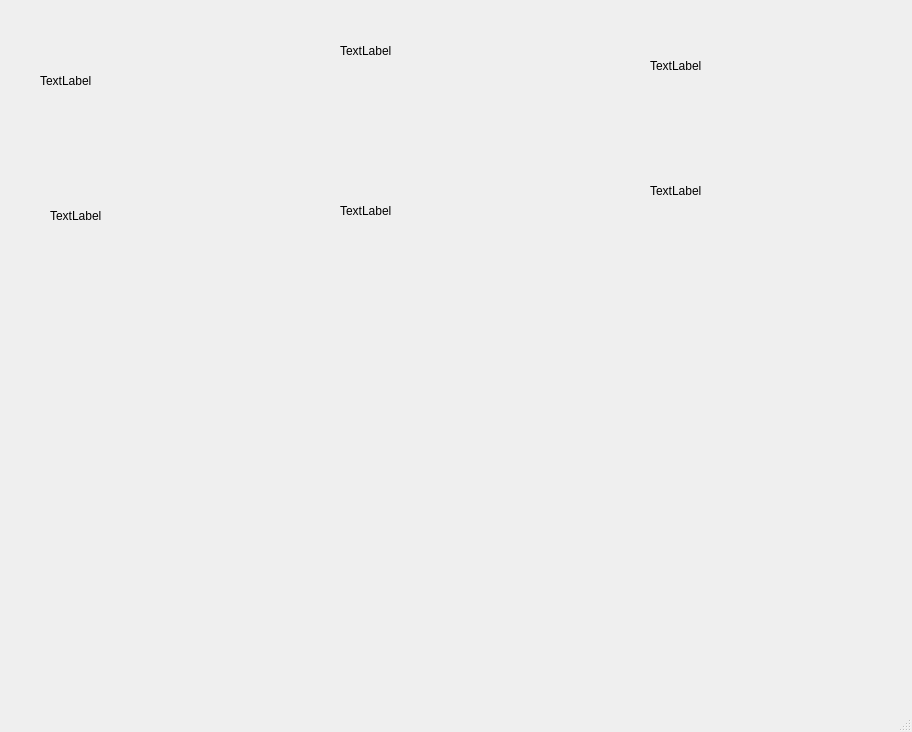
<?xml version="1.0" encoding="UTF-8"?>
<ui version="4.0">
 <class>Clothing</class>
 <widget class="QMainWindow" name="Clothing">
  <property name="geometry">
   <rect>
    <x>0</x>
    <y>0</y>
    <width>912</width>
    <height>732</height>
   </rect>
  </property>
  <property name="windowTitle">
   <string>MainWindow</string>
  </property>
  <widget class="QWidget" name="centralwidget">
   <widget class="QLabel" name="label1Image">
    <property name="geometry">
     <rect>
      <x>40</x>
      <y>30</y>
      <width>181</width>
      <height>101</height>
     </rect>
    </property>
    <property name="text">
     <string>TextLabel</string>
    </property>
   </widget>
   <widget class="QLabel" name="label1Specs">
    <property name="geometry">
     <rect>
      <x>50</x>
      <y>170</y>
      <width>151</width>
      <height>91</height>
     </rect>
    </property>
    <property name="text">
     <string>TextLabel</string>
    </property>
   </widget>
   <widget class="QLabel" name="label2Image">
    <property name="geometry">
     <rect>
      <x>340</x>
      <y>5</y>
      <width>171</width>
      <height>91</height>
     </rect>
    </property>
    <property name="text">
     <string>TextLabel</string>
    </property>
   </widget>
   <widget class="QLabel" name="label2Specs">
    <property name="geometry">
     <rect>
      <x>340</x>
      <y>150</y>
      <width>151</width>
      <height>121</height>
     </rect>
    </property>
    <property name="text">
     <string>TextLabel</string>
    </property>
   </widget>
   <widget class="QLabel" name="label3Image">
    <property name="geometry">
     <rect>
      <x>650</x>
      <y>10</y>
      <width>181</width>
      <height>111</height>
     </rect>
    </property>
    <property name="text">
     <string>TextLabel</string>
    </property>
   </widget>
   <widget class="QLabel" name="label3Specs">
    <property name="geometry">
     <rect>
      <x>650</x>
      <y>140</y>
      <width>171</width>
      <height>101</height>
     </rect>
    </property>
    <property name="text">
     <string>TextLabel</string>
    </property>
   </widget>
  </widget>
  <widget class="QMenuBar" name="menubar">
   <property name="geometry">
    <rect>
     <x>0</x>
     <y>0</y>
     <width>912</width>
     <height>22</height>
    </rect>
   </property>
  </widget>
  <widget class="QStatusBar" name="statusbar"/>
 </widget>
 <resources/>
 <connections/>
</ui>
